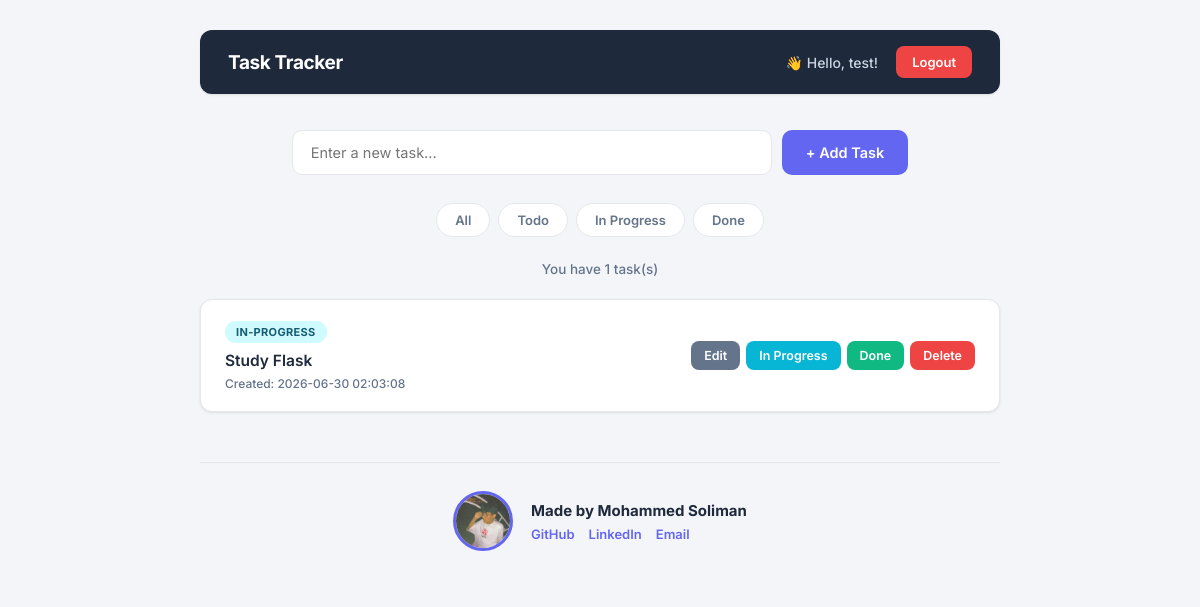
Screenshot of /filter/in-progress (signed in) with the database file from the repository.
### tables this page shows
CREATE TABLE users (
            id INTEGER PRIMARY KEY AUTOINCREMENT,
            username TEXT UNIQUE NOT NULL,
            password TEXT NOT NULL
        );

CREATE TABLE tasks (
            id INTEGER PRIMARY KEY AUTOINCREMENT,
            description TEXT NOT NULL,
            status TEXT DEFAULT 'todo',
            created_at TEXT NOT NULL,
            updated_at TEXT NOT NULL,
            user_id INTEGER NOT NULL,
            FOREIGN KEY (user_id) REFERENCES users (id)
        );

### app.py (the view)
@app.route("/filter/<status>")
@login_required
def filter_tasks(status):
    db = get_db()
    tasks = db.execute(
        "SELECT * FROM tasks WHERE user_id = ? AND status = ? ORDER BY id",
        (current_user.id, status)
    ).fetchall()
    db.close()
    return render_template("index.html", tasks=tasks, current_filter=status)

### app.py (called while the page is built)
def get_db():
    db = sqlite3.connect("database.db")
    db.row_factory = sqlite3.Row
    return db

@login_manager.user_loader
def load_user(user_id):
    db = get_db()
    user = db.execute("SELECT * FROM users WHERE id = ?", (user_id,)).fetchone()
    db.close()
    if user:
        return User(user["id"], user["username"])
    return None

### templates/index.html (shortened to what this page needs)
<!DOCTYPE html>
<html lang="en">
<head>
    <link rel="stylesheet" href="{{ url_for('static', filename='style.css') }}">
</head>
<body>
    <nav class="navbar">
        <span class="nav-brand"> Task Tracker</span>
        <div class="nav-right">
            <span class="nav-user">👋 Hello, {{ current_user.username.split('@')[0] }}!</span>
            <a href="/logout" class="btn-logout">Logout</a>
        </div>
    </nav>
    <div class="container">
        <form class="add-form" action="/add" method="POST">
            <input type="text" name="description" placeholder="Enter a new task..." required>
            <button type="submit">+ Add Task</button>
        </form>
        <div class="filters">
            <a href="/" class="filter-btn">All</a>
            <a href="/filter/todo" class="filter-btn todo">Todo</a>
            <a href="/filter/in-progress" class="filter-btn in-progress">In Progress</a>
            <a href="/filter/done" class="filter-btn done">Done</a>
        </div>
        {% if tasks %}
        <p class="summary">You have {{ tasks|length }} task(s)</p>
        {% endif %}
        <div class="task-list">
            {% if tasks %}
                {% for task in tasks %}
                <div class="task-card">
                    <div class="task-info">
                        <span class="status {{ task.status }}">{{ task.status }}</span>
                        <h3 class="task-description">{{ task.description }}</h3>
                        <p class="task-date">Created: {{ task.created_at }}</p>
                    </div>
                    <div class="task-actions">
                        <button class="btn-edit" onclick="enableEdit(this)">Edit</button>
                        <a href="/mark-in-progress/{{ task.id }}" class="btn-progress">In Progress</a>
                        <a href="/mark-done/{{ task.id }}" class="btn-done">Done</a>
                        <a href="/delete/{{ task.id }}" class="btn-delete" onclick="return confirmDelete()">Delete</a>
                    </div>
                </div>
                {% endfor %}
            {% else %}
                <p class="no-tasks">No tasks found. Add one above! 🎉</p>
            {% endif %}
        </div>
        <footer>
            <img src="{{ url_for('static', filename='profile.jpg') }}" alt="Mohammed Soliman" class="profile-pic">
            <div class="footer-info">
                <p class="footer-name">Made by Mohammed Soliman</p>
                <div class="footer-links">
                    <a href="https://github.com/MohammedSoliman10" target="_blank">GitHub</a>
                    <a href="https://linkedin.com/in/mohammed-soliman-3a6651304" target="_blank">LinkedIn</a>
                    <a href="mailto:mohammedsolly4@gmail.com">Email</a>
                </div>
            </div>
        </footer>
    </div>
</body>
</html>

### static/style.css (style rules this page uses)
:root { --primary: #6366f1; --primary-dark: #4f46e5; --primary-light: #eef2ff; --success: #10b981; --success-light: #d1fae5; --warning: #f59e0b; --warning-light: #fef3c7; --info: #06b6d4; --info-light: #cffafe; --danger: #ef4444; --danger-light: #fee2e2; --text: #1e293b; --muted: #64748b; --bg: #f4f5f9; --card: #ffffff; --border: #e5e7eb; --radius: 12px; --shadow: 0 1px 3px rgba(0, 0, 0, 0.06), 0 1px 2px rgba(0, 0, 0, 0.04); --shadow-hover: 0 8px 20px rgba(0, 0, 0, 0.08); }
* { margin: 0; padding: 0; box-sizing: border-box; }
body { font-family: 'Inter', Arial, sans-serif; background-color: var(--bg); padding: 30px 20px 60px; color: var(--text); -webkit-font-smoothing: antialiased; }
.container { max-width: 800px; margin: 0 auto; }
.navbar { display: flex; justify-content: space-between; align-items: center; background-color: var(--text); padding: 16px 28px; margin-bottom: 36px; border-radius: var(--radius); box-shadow: var(--shadow); max-width: 800px; margin-left: auto; margin-right: auto; }
.nav-brand { font-size: 19px; font-weight: 700; color: white; letter-spacing: -0.02em; }
.nav-right { display: flex; align-items: center; gap: 18px; }
.nav-user { color: #cbd5e1; font-size: 14px; font-weight: 500; }
.btn-logout { padding: 8px 16px; background-color: var(--danger); color: white; border-radius: 8px; text-decoration: none; font-size: 13px; font-weight: 600; transition: all 0.2s ease; }
.add-form { display: flex; justify-content: center; gap: 10px; margin-bottom: 28px; }
.add-form input { padding: 13px 18px; width: 480px; max-width: 100%; border: 1.5px solid var(--border); border-radius: 10px; font-size: 14.5px; font-family: 'Inter', sans-serif; outline: none; background-color: var(--card); transition: all 0.2s ease; }
.add-form button { padding: 13px 24px; background-color: var(--primary); color: white; border: none; border-radius: 10px; font-size: 14.5px; font-weight: 600; font-family: 'Inter', sans-serif; cursor: pointer; transition: all 0.2s ease; white-space: nowrap; }
.filters { display: flex; justify-content: center; gap: 8px; margin-bottom: 24px; flex-wrap: wrap; }
.filter-btn { padding: 8px 18px; border-radius: 999px; text-decoration: none; font-size: 13px; font-weight: 600; color: var(--muted); background-color: var(--card); border: 1.5px solid var(--border); transition: all 0.2s ease; }
.summary { text-align: center; color: var(--muted); font-size: 13.5px; margin-bottom: 22px; font-weight: 500; }
.task-card { background-color: var(--card); padding: 20px 24px; border-radius: var(--radius); margin-bottom: 12px; box-shadow: var(--shadow); display: flex; justify-content: space-between; align-items: center; gap: 15px; border: 1px solid var(--border); transition: all 0.2s ease; }
.task-info { flex: 1; min-width: 0; }
.task-description { font-size: 15.5px; font-weight: 600; color: var(--text); margin-bottom: 6px; }
.task-date { font-size: 12px; color: var(--muted); font-weight: 500; }
.status { display: inline-block; padding: 4px 11px; border-radius: 999px; font-size: 11px; font-weight: 700; text-transform: uppercase; letter-spacing: 0.03em; margin-bottom: 8px; }
.status.in-progress { background-color: var(--info-light); color: #155e75; }
.task-actions { display: flex; gap: 6px; flex-wrap: wrap; justify-content: flex-end; }
.task-actions a, .task-actions button { padding: 7px 13px; border-radius: 8px; font-size: 12.5px; font-weight: 600; font-family: 'Inter', sans-serif; cursor: pointer; border: none; color: white; text-decoration: none; transition: all 0.2s ease; }
.btn-edit { background-color: #64748b; }
.btn-progress { background-color: var(--info); }
.btn-done { background-color: var(--success); }
.btn-delete { background-color: var(--danger); }
footer { display: flex; align-items: center; justify-content: center; gap: 18px; margin-top: 50px; padding: 28px; border-top: 1px solid var(--border); }
.profile-pic { width: 60px; height: 60px; border-radius: 50%; object-fit: cover; border: 3px solid var(--primary); }
.footer-info { display: flex; flex-direction: column; gap: 6px; }
.footer-name { font-size: 15px; font-weight: 700; color: var(--text); }
.footer-links { display: flex; gap: 14px; }
.footer-links a { color: var(--primary); text-decoration: none; font-size: 13px; font-weight: 600; transition: color 0.2s ease; }

### rows the page displays
users: username "test"
tasks: status "IN-PROGRESS", description "Study Flask", created_at "2026-06-30 02:03:08"

### other values shown
{{ tasks|length }} "1"
